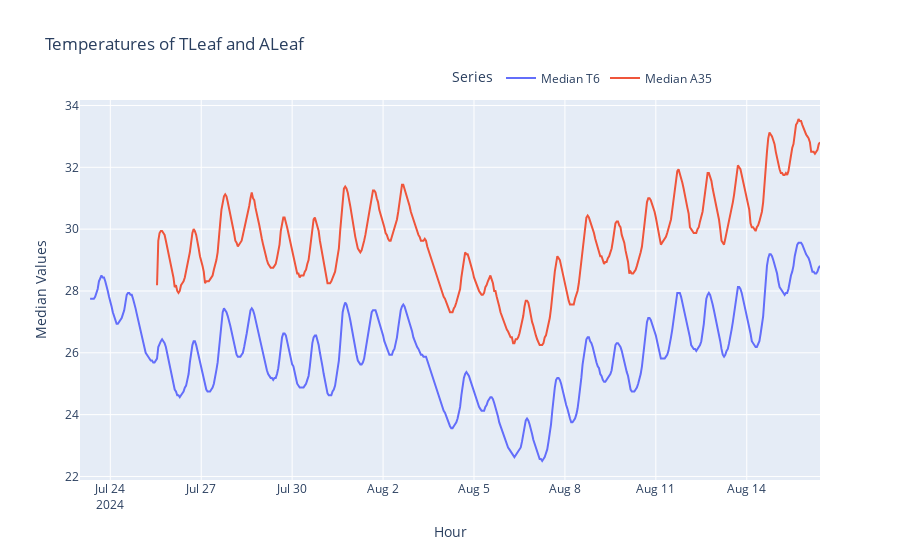

Notebook code cell kept with this figure:
### Code cell
# Example usage
plot_median_series(df, 'median_T6', 'median_A35')

### Figure 1 — Plotly figure (JSON) as saved in the notebook; plotly's stock layout.template omitted (floating-point values rounded to 4 significant figures; data arrays with more than 128 entries replaced by an {"elided": "..."} marker saying what was removed)
{"data": [{"mode": "lines", "name": "Median T6", "type": "scatter", "x": {"elided": "587 str values"}, "y": {"elided": "587 float values"}}, {"mode": "lines", "name": "Median A35", "type": "scatter", "x": {"elided": "587 str values"}, "y": {"elided": "587 float values"}}], "layout": {"hovermode": "x unified", "legend": {"orientation": "h", "title": {"text": "Series"}, "x": 0.5, "xanchor": "left", "y": 1.02, "yanchor": "bottom"}, "title": {"text": "Temperatures of TLeaf and ALeaf"}, "xaxis": {"title": {"text": "Hour"}}, "yaxis": {"title": {"text": "Median Values"}}}}
